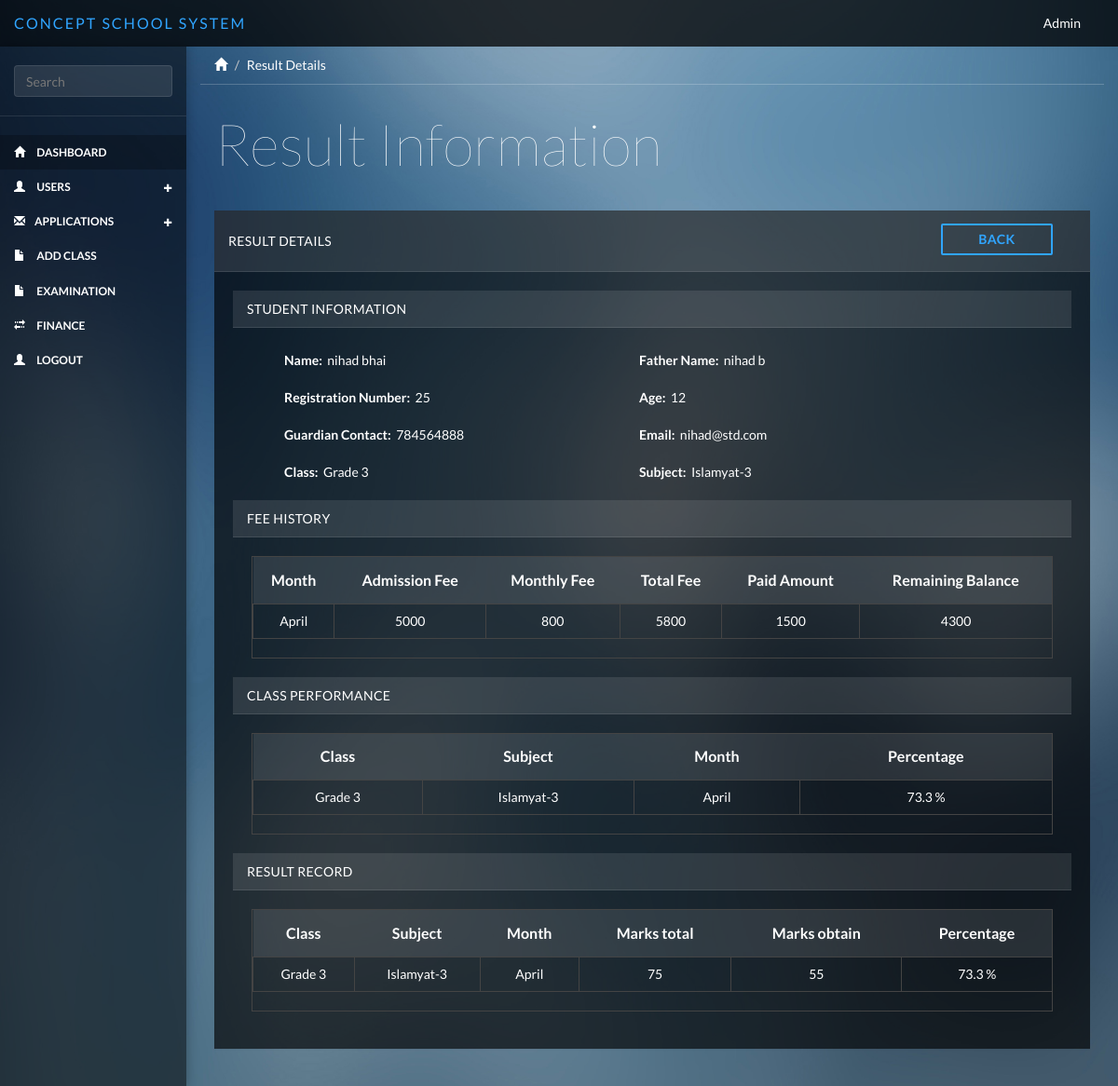
Page /monthlytest/result_details/25/101 on the committed database.
### tables this page shows
CREATE TABLE IF NOT EXISTS `mark_obtained` (
  `m_id` int(11) NOT NULL AUTO_INCREMENT,
  `fk_student_id` int(11) NOT NULL,
  `fktest_id` varchar(255) NOT NULL,
  `ob_marks` varchar(500) NOT NULL,
  `percentage` varchar(255) NOT NULL,
  `created_at` varchar(500) NOT NULL,
  `udpated_at` varchar(500) NOT NULL,
  `added_by` varchar(500) NOT NULL,
  PRIMARY KEY (`m_id`)
);

CREATE TABLE IF NOT EXISTS `users` (
  `u_id` int(11) NOT NULL AUTO_INCREMENT,
  `name` varchar(255) NOT NULL,
  `f_name` varchar(255) NOT NULL,
  `age` varchar(255) NOT NULL,
  `contact` varchar(255) NOT NULL,
  `country_id` varchar(255) NOT NULL,
  `province_id` varchar(255) NOT NULL,
  `city_id` varchar(255) NOT NULL,
  `address` varchar(255) NOT NULL,
  `email` varchar(255) NOT NULL,
  `password` varchar(500) NOT NULL,
  `role` varchar(255) NOT NULL,
  `description` varchar(255) NOT NULL,
  `created_at` varchar(255) NOT NULL,
  `updated_at` varchar(255) NOT NULL,
  `created_by` varchar(255) NOT NULL,
  PRIMARY KEY (`u_id`)
);

CREATE TABLE IF NOT EXISTS `courses` (
  `c_id` int(11) NOT NULL AUTO_INCREMENT,
  `fkstudent_id` int(11) NOT NULL,
  `course_name` varchar(255) NOT NULL,
  `course_category` varchar(255) NOT NULL,
  `category_subject` varchar(255) NOT NULL,
  `course_duration` varchar(255) NOT NULL,
  `starting_date` varchar(255) NOT NULL,
  `ending_date` varchar(255) NOT NULL,
  `created_at` varchar(255) NOT NULL,
  `updated_at` varchar(255) NOT NULL,
  `created_by` varchar(255) NOT NULL,
  `description` varchar(255) NOT NULL,
  PRIMARY KEY (`c_id`)
);

CREATE TABLE IF NOT EXISTS `student` (
  `s_id` int(11) NOT NULL AUTO_INCREMENT,
  `fkuser_id` int(11) NOT NULL,
  `guardian_number` varchar(255) NOT NULL,
  `created_at` varchar(255) NOT NULL,
  `updated_at` varchar(255) NOT NULL,
  `created_by` varchar(255) NOT NULL,
  PRIMARY KEY (`s_id`)
);

CREATE TABLE IF NOT EXISTS `courses_added` (
  `course_id` int(11) NOT NULL AUTO_INCREMENT,
  `course_title` varchar(255) NOT NULL,
  PRIMARY KEY (`course_id`)
);

CREATE TABLE IF NOT EXISTS `courses_category` (
  `course_c_id` int(11) NOT NULL AUTO_INCREMENT,
  `fk_course_id` int(255) NOT NULL,
  `category_title` varchar(255) NOT NULL,
  `duration` varchar(255) NOT NULL,
  PRIMARY KEY (`course_c_id`)
);

CREATE TABLE IF NOT EXISTS `monthly_test` (
  `test_id` int(11) NOT NULL AUTO_INCREMENT,
  `test_name` varchar(255) NOT NULL,
  `test_month` varchar(255) NOT NULL,
  `test_date` varchar(255) NOT NULL,
  `total_marks` varchar(255) NOT NULL,
  `class_id` varchar(255) NOT NULL,
  `subject_id` varchar(255) DEFAULT NULL,
  `status` int(11) NOT NULL,
  `created_at` varchar(255) NOT NULL,
  `updated_at` varchar(255) NOT NULL,
  PRIMARY KEY (`test_id`)
);

CREATE TABLE IF NOT EXISTS `payment` (
  `p_id` int(11) NOT NULL AUTO_INCREMENT,
  `fkstudent_id` int(11) NOT NULL,
  `amount` varchar(255) NOT NULL,
  `reason` varchar(255) DEFAULT NULL,
  `tobepaid_or_paid_fee` varchar(255) NOT NULL,
  `entry_against` varchar(255) DEFAULT NULL,
  `description` varchar(255) DEFAULT NULL,
  `created_at` varchar(255) NOT NULL,
  `updated_at` varchar(255) NOT NULL,
  `created_by` varchar(255) NOT NULL,
  PRIMARY KEY (`p_id`)
);

### application/controllers/MonthlyTest.php (called while the page is built, shortened)
<?php
class MonthlyTest extends CI_Controller {
    public function result_details( $s_id = null, $test_id = null )
    {
        $this->db->select('*');
        $this->db->from('mark_obtained');
        $this->db->join('monthly_test','monthly_test.test_id = mark_obtained.fktest_id');
        $this->db->join('student','student.s_id = mark_obtained.fk_student_id');
        $this->db->join('users','users.u_id = student.fkuser_id');
        $this->db->join('courses','courses.fkstudent_id = student.s_id');
        $this->db->join('courses_added', 'courses_added.course_id = courses.course_name');
        $this->db->join('courses_category', 'courses_category.course_c_id = monthly_test.subject_id');
        $this->db->where('mark_obtained.fk_student_id', $s_id);
        $this->db->where('mark_obtained.fktest_id', $test_id);
        $query            = $this->db->get();
        $result           = $query->result();
        $result['result'] = $result[0];
        $this->db->where( 'payment.fkstudent_id', $s_id);
        $query = $this->db->get('payment');
        $result['payment'] = $query->result();
        $this->load->view('include/header');
        $this->load->view('include/sidebar');
        $this->load->view('monthlytest/result_details',$result);
        $this->load->view('include/footer');
    }
}

### index.php (called while the page is built, shortened)
<?php
require_once BASEPATH.'core/CodeIgniter.php';

### application/views/monthlytest/result_details.php (the view, shortened to what this page needs)
<div class="col-sm-9 col-sm-offset-3 col-lg-10 col-lg-offset-2 main">
    <div class="row">
        <ol class="breadcrumb">
            <li><a href="#"><span class="glyphicon glyphicon-home"></span></a></li>
            <li class="active">Result Details</li>
        </ol>
    </div>
    <div class="row">
        <div class="col-lg-12">
            <h1 class="page-header ">Result Information</h1>
        </div>
    </div>
    <div class="row">
        <div class="col-lg-12">
            <div class="panel panel-default">
              <div class="panel-heading">Result Details
                  <a href="<?= site_url()?>monthlytest/test_studentdetails/<?= $result->test_id;?>" type="button" style="position: relative;width: 120px; " class="btn btn-primary btn-outline margin  pull-right"><b>Back</b></a>
              </div>
                <div class="panel-body">
                    <div class="panel-heading panel_style ">Student Information</div>
                            <div class="col-md-12">
                            </div>
                    <div class="row" style="position: relative;margin-top: 25px;">
                                 <div class="form-group col-md-4 margin_left">
                                     <label>Name:&nbsp;&nbsp;</label><?= $result->name?>
                                 </div>
                                 <div class="form-group col-md-4 ">
                                  <label>Father Name:&nbsp;&nbsp;</label><?= $result->f_name?>
                                 </div>
                            </div>
                            <div class="row">
                                 <div class="form-group col-md-4 margin_left">
                                  <label>Registration Number:&nbsp;&nbsp; </label><?= $result->fkstudent_id?>
                                 </div>
                                 <div class="form-group col-md-4">
                                  <label>Age:&nbsp;&nbsp; </label><?= $result->age?>
                                 </div>
                            </div>
                            <div class="row">
                                 <div class="form-group col-md-4 margin_left">
                                  <label>Guardian Contact:&nbsp;&nbsp; </label><?= $result->guardian_number?>
                                 </div>
                                 <div class="form-group col-md-4">
                                  <label>Email:&nbsp;&nbsp; </label><?= $result->email?>
                                 </div>
                            </div>
                            <div class="row">
                                 <div class="form-group col-md-4 margin_left">
                                  <label>Class:&nbsp;&nbsp; </label><?= $result->course_title?>
                                 </div>
                                 <div class="form-group col-md-4">
                                  <label>Subject:&nbsp;&nbsp; </label></label><?= $result->category_title?>
                                 </div>
                            </div>
                            <div class="row" >
                            <div class="panel-heading panel_style">Fee History</div>
                            </div>
                            <div class="panel-body">
                                <table data-toggle="table" data-show-refresh="false" data-search="false" data-pagination="false" data-sort-name="false" data-sort-order="false">
                                    <thead>
                                    <tr>
                                        <th class="text-center" data-sortable="true"><b>Month</b></th>
                                        <th class="text-center" data-sortable="true"><b>Admission Fee</b></th>
                                        <th class="text-center" data-sortable="true"><b>Monthly Fee</b></th>
                                        <th class="text-center" data-sortable="true"><b>Total Fee</b></th>
                                        <th class="text-center" data-sortable="true"><b>Paid Amount</b></th>
                                        <th class="text-center" data-sortable="true"><b>Remaining Balance</b></th>
                                    </tr>
                                    </thead>
                                    <tbody>
                                    <?php
                                        $received_fee = 0;
                                        $fee_to_paid  = 0;
                                        foreach ($payment as $array){
                                            if( $array->tobepaid_or_paid_fee == 0 && $array->reason =='Admission Fee'){
                                                $admission_fee = $array->amount;
                                            }
                                            if( $array->tobepaid_or_paid_fee == 0 && $array->reason =='Monthly Fee'){
                                                $monthly_fee = $array->amount;
                                            }
                                            if( $array->tobepaid_or_paid_fee == 1 ){
                                                $received_fee += $array->amount;
                                            }else{
                                                $fee_to_paid += $array->amount;
                                            }
                                        }
                                        $remaining_amount = $fee_to_paid - $received_fee;
                                     ?>
                                    <tr>
                                        <td class="text-center"><?=$result->test_month?></td>
                                        <td class="text-center"><?=$admission_fee?></td>
                                        <td class="text-center"><?=$monthly_fee?></td>
                                        <td class="text-center"><?=$fee_to_paid?></td>
                                        <td class="text-center"><?=$received_fee?></td>
                                        <td class="text-center"><?=$remaining_amount?></td>
                                    </tr>
                                    </tbody>
                                </table>
                            </div>
                            <div class="panel-heading panel_style">Class Performance</div>
                            <div class="panel-body">
                                    <table data-toggle="table" data-show-refresh="false" data-search="false" data-pagination="false">
                                        <thead>
                                        <tr>
                                            <th class="text-center" data-sortable="true"><b>Class</b></th>
                                            <th class="text-center" data-sortable="true"><b>Subject</b></th>
                                            <th class="text-center" data-sortable="true"><b>Month</b></th>
                                            <th class="text-center" data-sortable="true"><b>Percentage</b></th>
                                        </tr>
                                        </thead>
                                        <tbody>
                                        <tr>
                                            <td class="text-center"><?=$result->course_title?></td>
                                            <td class="text-center"><?=$result->category_title?></td>
                                            <td class="text-center"><?=$result->test_month?></td>
                                            <td class="text-center"><?=$result->percentage?><?php if('percentage' >= 0){ echo ' %';} ?></td>
                                        </tr>
                                        </tbody>
                                    </table>
                                </div>
                            <div class="panel-heading panel_style">Result Record</div>
                                <div class="panel-body">
                                    <table data-toggle="table" data-show-refresh="false" data-search="false" data-pagination="false" data-sort-name="false" data-sort-order="false">
                                        <thead>
                                        <tr>
                                            <th class="text-center" data-sortable="true"><b>Class</b></th>
                                            <th class="text-center" data-sortable="true"><b>Subject</b></th>
                                            <th class="text-center" data-sortable="true"><b>Month</b></th>
                                            <th class="text-center" data-sortable="true"><b>Marks total</b></th>
                                            <th class="text-center" data-sortable="true"><b>Marks obtain</b></th>
                                            <th class="text-center" data-sortable="true"><b>Percentage</b></th>
                                        </tr>
                                        </thead>
                                        <tbody>
                                        <tr>
                                            <td class="text-center"><?=$result->course_title?></td>
                                            <td class="text-center"><?=$result->category_title?></td>
                                            <td class="text-center"><?=$result->test_month?></td>
                                            <td class="text-center"><?=$result->total_marks?></td>
                                            <td class="text-center"><?=$result->ob_marks?></td>
                                            <td class="text-center"><?=$result->percentage?><?php if('percentage' >= 0){ echo ' %';} ?></td>
                                        </tr>
                                        </tbody>
                                    </table>
                                </div>
                 </div>
        </div>
    </div>
    </div>
  </div>

### rows in the picture
mark_obtained: users.name "nihad bhai", users.f_name "nihad b", courses.fkstudent_id "25", users.age "12", fk_student.guardian_number "784564888", users.email "nihad@std.com", courses_added.course_title "Grade 3", courses_category.category_title "Islamyat-3", monthly_test.test_month "April", percentage "73.3", monthly_test.total_marks "75", ob_marks "55"
payment: amount "5000"
payment: amount "800"

### other values in the picture
$fee_to_paid "5800"
$received_fee "1500"
$remaining_amount "4300"
